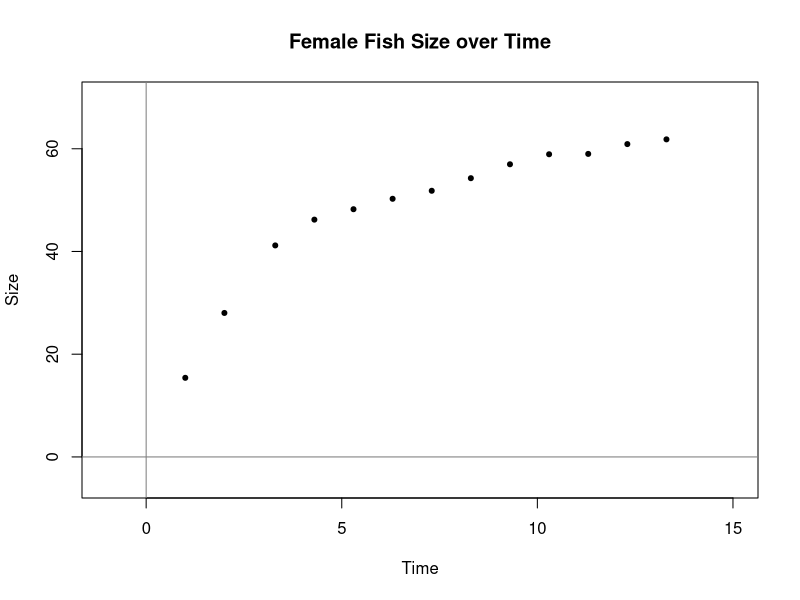
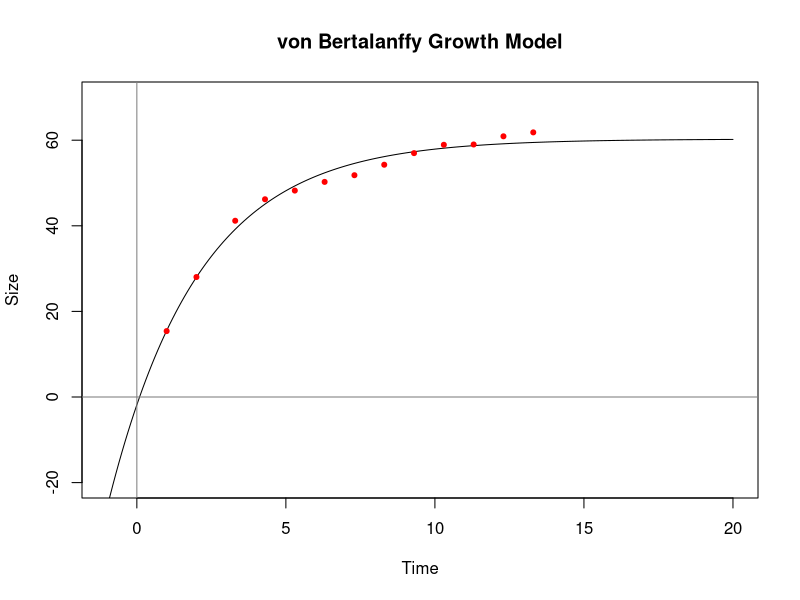
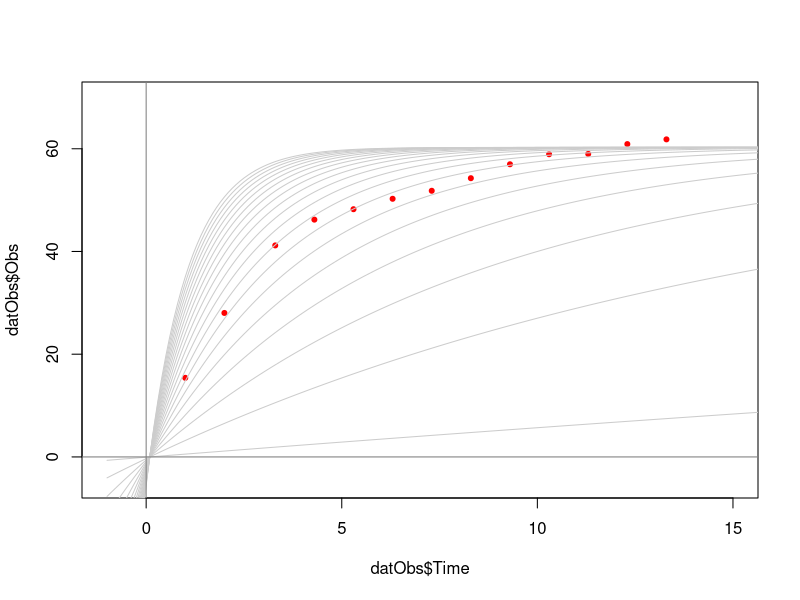
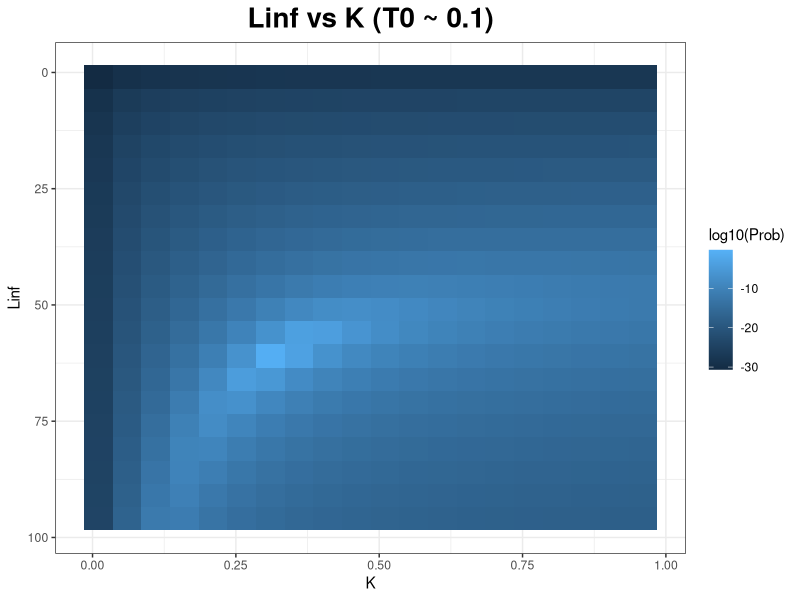
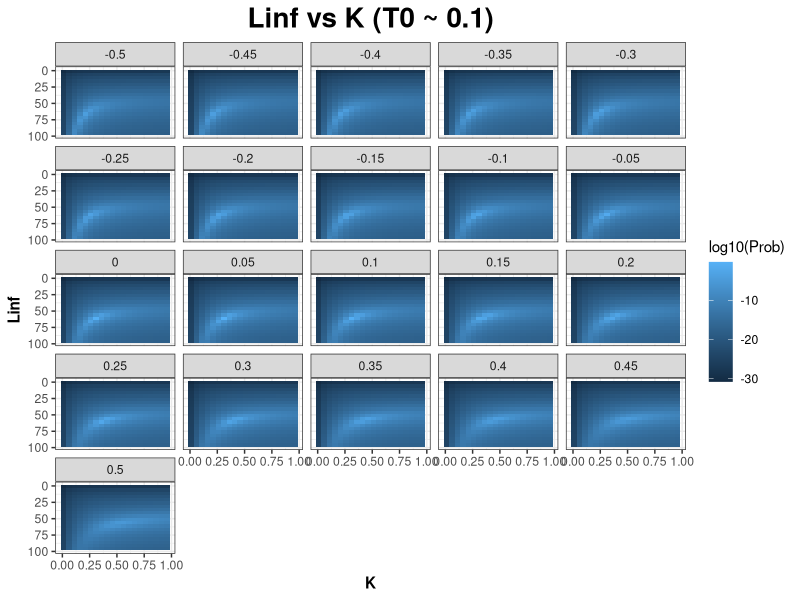
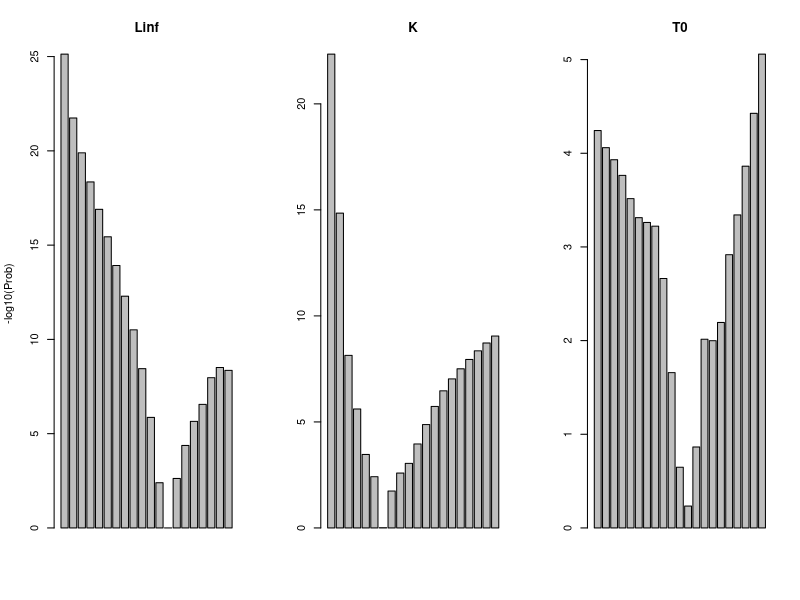
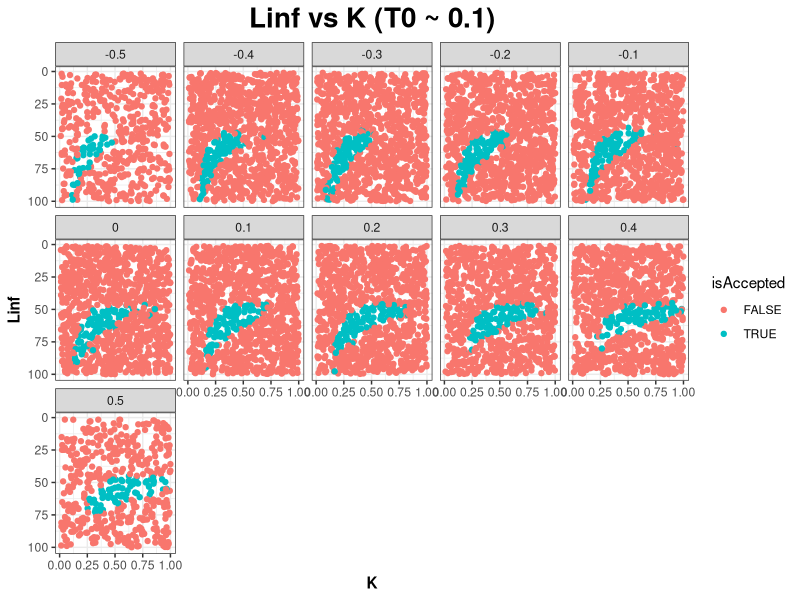
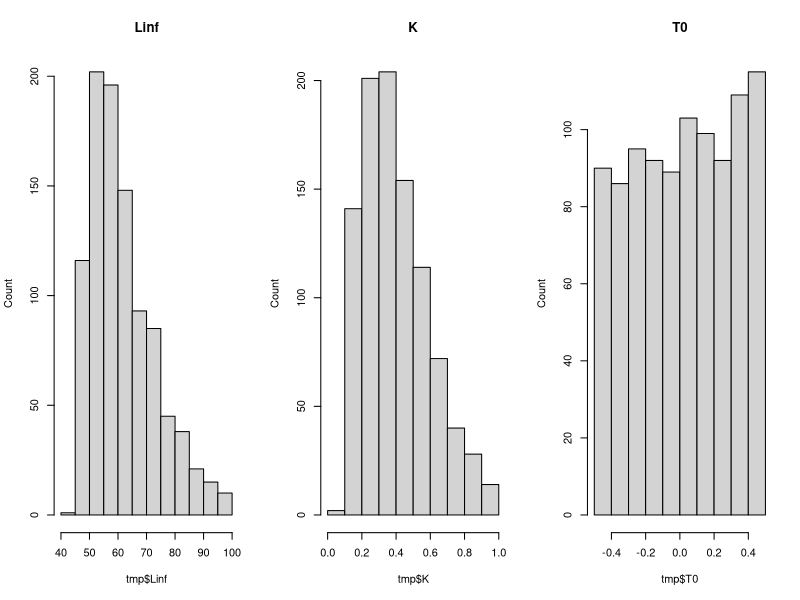

Source code (R) for these figures, in order:
## ---- chunk 1
library(dplyr)
library(tidyr)
library(ggplot2)
library(gridExtra)
## ---- chunk 2
datObs <- data.frame(
    Time=c(1, 2, 3.3, 4.3, 5.3, 6.3, 7.3, 
           8.3, 9.3, 10.3, 11.3, 12.3, 13.3),
    Obs=c(15.4, 28.03, 41.18, 46.2, 48.23, 50.26, 
           51.82,54.27,56.98,58.93,59,60.91,61.83))
## ---- chunk 3
# points
plot(datObs$Time, datObs$Obs,
     main="Female Fish Size over Time",
     xlab="Time",ylab="Size",
     pch=20,
     ylim=c(-5,70),
     xlim=c(-1,15))

# coordinates
abline(v=0,h=0,col="grey50")
## ---- chunk 4
# model function
modelVBGF <- function(tt, Linf, K, t0){
    res <- Linf * (1 - exp(-K * (tt-t0)))
    return(res)
} # end func

# get model values
getPred <- function(data, par){
    pred = modelVBGF(
        tt   = data$Time, 
        Linf = par[1], 
        K    = par[2], 
        t0   = par[3])
    return(pred)
} # end func 
## ---- chunk 5
getLL <- function(obs, pred, sig){
    dev2 <- (log(obs/pred))^2
    res  <- 1/obs * 
        (1/sqrt(2*pi*sig*sig)) * 
        exp(-dev2/(2*sig*sig))
    return(res)
} # end func getLike2
## ---- chunk 6
getLLDat <- function(data, par){
    # data
    # - Time
    # - Num
    # ==========================
    # prediction
    pred = getPred(data, par)
    
    # calculate sd
    obs  = data$Obs
    dev2 = (log(obs/pred))^2
    sig  = sqrt(sum(dev2))
    
    # arrange observed and predicted values
    tmp <- cbind(obs,pred)
    LL <- apply(tmp, 1, function(x){
        getLL(obs=x[1], pred=x[2], sig)
    })
    NLL <- -log(LL)
    
    # store the results
    Outs <- list()
    Outs$Pred  <- pred
    Outs$Obs   <- obs
    Outs$Dev2  <- dev2
    Outs$Sigma <- sig
    Outs$LL    <- LL
    Outs$NLL   <- NLL
    Outs$T_LL  <- prod(LL)
    Outs$T_NLL <- sum(NLL)
    return(Outs)
} # end 
## ---- chunk 7
obj_func <- function(data, par, echo=F){
    res <- getLLDat(data, par)
    if (echo){print(c(par,res$T_NLL))}
    return(res$T_NLL)
}
## ---- chunk 8
res <- optim(
    par=c(60, 0.0001, -10), 
    obj_func,
    data=datObs,
    echo=T,
    
    # Linf, K, t0
    lower = c(  1, 0.0001, -0.5), 
    upper = c(100,      1,  0.5),
    method = "L-BFGS-B")
## ---- chunk 9
# model predicted values
vecTime=seq(-1, 20, by=0.1)
tmp <- modelVBGF(
    vecTime, 
    res$par[1], res$par[2], res$par[3])

# plot predicted values
plot(vecTime, tmp,
     main="von Bertalanffy Growth Model",
     xlab="Time",ylab="Size",
     ylim=c(-20,70),
     type = "l")

# coordinates
abline(v=0,h=0,col="grey50")

# plot the observed data
points(datObs$Time, datObs$Obs, pch=20, col="red")
## ---- chunk 10
# plot observe data
plot(datObs$Time, datObs$Obs, 
     pch=20, col="red",
     xlim=c(-1,15),
     ylim=c(-5, 70))

# model predicted values
vecTime = seq(-1, 20, by=0.1)
K = seq(0.01, 1.0, by=0.05)

# show each model
for (k in K){
    tmp <- modelVBGF(
        vecTime, 
        res$par[1], # Linf
        k,          # K
        res$par[3]) # t0
    lines(vecTime, tmp, col="grey80")
} # end func

# coordinates
abline(v=0,h=0,col="grey50")
## ---- chunk 11
# prior with uniform probability generator
LPrior <- function(x){
    dunif(x, min=1,    max=100)
}

KPrior <- function(x){
    dunif(x, min=0.01, max=1.0)
}

TPrior <- function(x){
    dunif(x, min=-0.5, max=0.5)
}
## ---- chunk 12
LStep <- 5
KStep <- 0.05
TStep <- 0.05

Linf <- seq(1,    100, by=LStep)
K    <- seq(0.01, 1.0, by=KStep)
T0   <- seq(-0.5, 0.5, by=TStep)
## ---- chunk 13
matComb <- do.call(
    expand.grid,
    list(Linf, K, T0)) 
colnames(matComb) <- c("Linf", "K", "T0")
## ---- chunk 14
# calculate likelihood for all combinations
mat <- matComb
mat$LL <- apply(mat, 1, function(x){
    res <- getLLDat(datObs, x)$T_LL *
        LPrior(x[1]) * 
        KPrior(x[2]) * 
        TPrior(x[3])
    return(res)})

# grid method to get probability
mat$Prob <- mat$LL/sum(mat$LL)
## ---- chunk 15
dat <- mat %>% filter(T0 < 0.15) %>% filter(T0 > 0.05)
unique(dat$T0) # 0.05
## ---- chunk 16
gp <- ggplot(dat, aes(x=K, y=Linf, fill=log10(Prob)))
gp <- gp + 
    geom_tile() + 
    scale_y_reverse() +
    theme_bw() +
    ggtitle("Linf vs K (T0 ~ 0.1)") +
    theme(plot.title = element_text(
        size  = 20,
        face  = "bold", 
        hjust = 0.5))
print(gp)
## ---- chunk 17
dat <- mat
gp <- ggplot(dat, aes(x=K, y=Linf, fill=log10(Prob)))
gp <- gp + 
    geom_tile() + 
    scale_y_reverse() +
    theme_bw() +
    ggtitle("Linf vs K (T0 ~ 0.1)") +
    theme(
        plot.title = element_text(
            size  = 20,
            face  = "bold", 
            hjust = 0.5),
        axis.title = element_text(
            face="bold")) +
        facet_wrap(~T0, ncol = 5)
    
print(gp)
## ---- chunk 18
lst <- list()
lst$datL <- mat %>% 
    group_by(Linf) %>% 
    summarise(Marginal=sum(Prob)) %>%
    rename(Value = Linf) %>%
    mutate(Var = "Linf")
lst$datK <- mat %>% 
    group_by(K) %>% 
    summarise(Marginal=sum(Prob)) %>%
    rename(Value = K) %>%
    mutate(Var = "K")
lst$datT <- mat %>% 
    group_by(T0) %>% 
    summarise(Marginal=sum(Prob)) %>%
    rename(Value = T0) %>%
    mutate(Var = "T0")
dat <- do.call("rbind", lst)
## ---- chunk 19
par(mfrow=c(1,3))
barplot(-log10(lst$datL$Marginal), 
        main="Linf", 
        ylab="-log10(Prob)")
barplot(-log10(lst$datK$Marginal), 
        main="K")
barplot(-log10(lst$datT$Marginal), 
        main="T0")
par(mfrow=c(1,1))
## ---- chunk 20
genL <- function(x){
    runif(x, min=1, max=100)
} # end func

genK <- function(x){
    runif(x, min=0.01, max=1.0)
} # end func

genT <- function(x){
    runif(x, min=-0.5, max=0.5)
} # end func
## ---- chunk 21
nDraw <- 10000

# column 1,2,3 = L, K, T0
mat <- rbind(genL(nDraw), genK(nDraw), genT(nDraw))

# column 4
# => likelihood of the data with selected parameters
mat <- rbind(
    mat, 
    apply(mat, 2, function(x){
        getLLDat(datObs, x)$"T_LL"
    }))

# column 5 U[0,1]
mat <- rbind(mat,runif(nDraw,min=0, max=1))

# assign column names
rownames(mat) <- c(
    "Linf", "K", "T0", 
    "LL", "U[0-1]")
## ---- chunk 22
dat <- as.data.frame(t(mat))
dat$isAccepted <- dat$LL/exp(-33.3607)*10^10 > dat$`U[0-1]`
table(dat$isAccepted)
## ---- chunk 23
tmp <- dat 
tmp$T0 <- round(tmp$T0, 1)

gp <- ggplot(tmp, aes(x=K, y=Linf, color=isAccepted))
gp <- gp + 
    geom_point() + 
    scale_y_reverse() +
    theme_bw() +
    ggtitle("Linf vs K (T0 ~ 0.1)") +
    theme(
        plot.title = element_text(
            size  = 20,
            face  = "bold", 
            hjust = 0.5),
        axis.title = element_text(
            face="bold")) +
        facet_wrap(~T0, ncol = 5)
    
print(gp)
## ---- chunk 24
# filter out the rejected points 
tmp <- dat %>% filter(isAccepted)

# plot
par(mfrow=c(1,3))
hist(tmp$Linf, main="Linf", ylab="Count")
hist(tmp$K,    main="K",    ylab="Count")
hist(tmp$T0,   main="T0",   ylab="Count")
par(mfrow=c(1,1))
